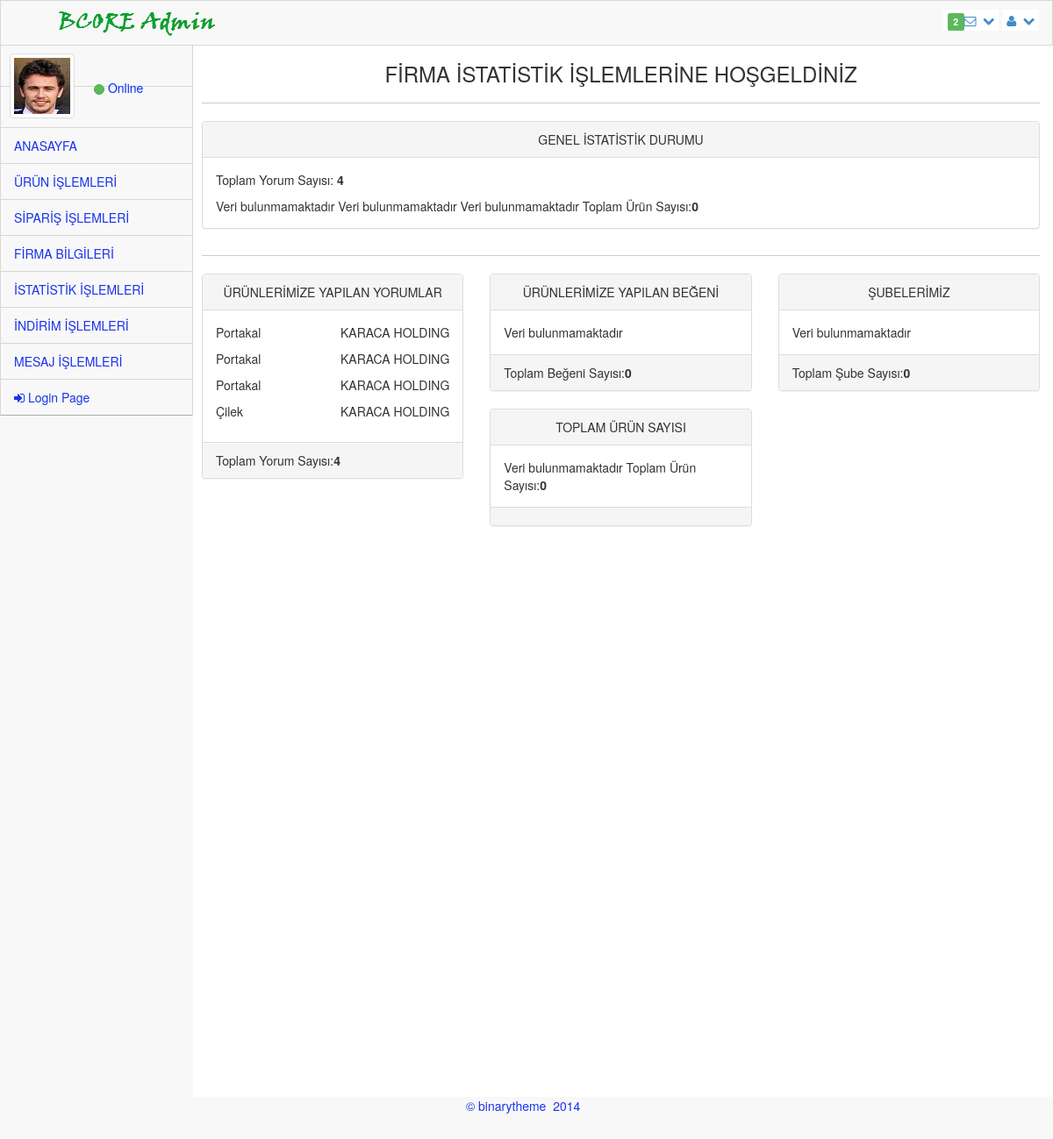
The page /admin_firma/firma_istatistik.php on the database its author committed.
### tables this page shows
CREATE TABLE `urun` (
  `urun_id` int(11) NOT NULL,
  `urun_firma` varchar(100) NOT NULL,
  `urun_isim` varchar(50) NOT NULL,
  `urun_kategori` varchar(50) NOT NULL,
  `urun_aciklama` varchar(2000) NOT NULL,
  `urun_tarif` varchar(2000) NOT NULL,
  `urun_fiyat` int(11) NOT NULL,
  `urun_resim` varchar(200) NOT NULL,
  `urun_stok` int(11) NOT NULL,
  `urun_favori` int(11) NOT NULL DEFAULT '0'
);

### admin_firma/firma_istatistik.php (the view, shortened to what this page needs)
<?php require_once("../baglan.php"); ?>
<!DOCTYPE html>
 <html lang="tr">
<head>
    <link rel="stylesheet" href="assets/plugins/bootstrap/css/bootstrap.css" />
    <link rel="stylesheet" href="assets/css/main.css" />
    <link rel="stylesheet" href="assets/css/theme.css" />
    <link rel="stylesheet" href="assets/css/MoneAdmin.css" />
    <link rel="stylesheet" href="assets/plugins/Font-Awesome/css/font-awesome.css" />
</head>
<body class="padTop53 " >
    <div id="wrap">
        <div id="top">
           <nav class="navbar navbar-inverse navbar-fixed-top " style="padding-top: 10px;">
                <header class="navbar-header">
                    <a href="index.php" class="navbar-brand"><img src="assets/img/logo.png" alt="" /></a>
                </header>
                 <ul class="nav navbar-top-links navbar-right">
                    <li class="dropdown">
                        <a class="dropdown-toggle" data-toggle="dropdown" href="#">
                            <span class="label label-success">2</span><i class="icon-envelope-alt"></i>&nbsp; <i class="icon-chevron-down"></i>
                        </a>
                    </li>
                    <li class="dropdown">
                        <a class="dropdown-toggle" data-toggle="dropdown" href="#">
                            <i class="icon-user "></i>&nbsp; <i class="icon-chevron-down "></i>
                        </a>
                    </li>
                </ul>
            </nav>
        </div>
       <div id="left" >
            <div class="media user-media well-small">
                <a class="user-link" href="#">
                    <img class="media-object img-thumbnail user-img" alt="User Picture" src="assets/img/user.gif" />
                </a>
                <br />
                <div class="media-body">
                    <h5 class="media-heading" style="font-weight: inherit; text-transform: capitalize; font-size: 16px;">
                    </h5>
                    <ul class="list-unstyled user-info">
                        <li>
                             <a class="btn btn-success btn-xs btn-circle" style="width: 10px;height: 12px;"></a> Online
                        </li>
                    </ul>
                </div>
                <br />
            </div>
            <ul id="menu" class="collapse">
                <li class="panel">
                    <a href="index.php" data-parent="#menu" data-toggle="collapse" class="accordion-toggle" data-target="#blank-nav">
                        ANASAYFA
                    </a>
                </li>
                <li class="panel">
                    <a href="firma_ürün.php" data-parent="#menu" data-toggle="collapse" class="accordion-toggle" data-target="#blank-nav1">
                        ÜRÜN İŞLEMLERİ
                    </a>
                </li>
                <li class="panel">
                    <a href="firma_siparis.php" data-parent="#menu" data-toggle="collapse" class="accordion-toggle" data-target="#blank-nav3">
                        SİPARİŞ İŞLEMLERİ
                    </a>
                </li>
                <li class="panel">
                    <a href="#" data-parent="#menu" data-toggle="collapse" class="accordion-toggle" data-target="#blank-nav4">
                        FİRMA BİLGİLERİ
                    </a>
                </li>
                <li class="panel">
                    <a href="firma_istatistik.php" data-parent="#menu" data-toggle="collapse" class="accordion-toggle" data-target="#blank-nav5">
                        İSTATİSTİK İŞLEMLERİ
                    </a>
                </li>
                <li class="panel">
                    <a href="firma_indirim.php" data-parent="#menu" data-toggle="collapse" class="accordion-toggle" data-target="#blank-nav7">
                        İNDİRİM İŞLEMLERİ
                    </a>
                </li>
                <li class="panel">
                    <a href="firma_mailbox.php" data-parent="#menu" data-toggle="collapse" class="accordion-toggle" data-target="#blank-nav8">
                        MESAJ İŞLEMLERİ
                    </a>
                </li>
                <li><a href="cikis.php"><i class="icon-signin"></i> Login Page </a></li>
             </ul>
        </div>
        <div id="content">
            <div class="inner" style="min-height:1200px;">
                <div class="row">
                    <div class="col-lg-12 text-center">
                        <h3>FİRMA İSTATİSTİK İŞLEMLERİNE HOŞGELDİNİZ</h3>
                    </div>
                </div>
                <hr />
                <div class="row">
                    <div class="col-lg-12 ">
                     	<div class="panel panel-default">
                            <div class="panel-heading text-center">
                                GENEL İSTATİSTİK DURUMU
                            </div>
                            <div class="panel-body">
                            <?php
                                $a=$db->prepare("SELECT yorum_urunid FROM yorum WHERE yorum_firmaid=0");
                                $a->execute();
                                    foreach($a as $row){
                                        $m=$row["yorum_urunid"];
                                        $veri = $db->prepare("SELECT * FROM urun where urun_id=?");
                                        $veri->execute(array($m));
                                        $x = $veri->fetchAll();
                                        $xx = $a->rowCount();
                            ?>
                            <?php
                            }
                            ?>
                            <p>Toplam Yorum Sayısı:<b> <?php echo $xx;?></b></p>
                            <?php
								$veri = $db->prepare("SELECT * FROM urun where urun_favori>? and urun_firma=? ");
								$veri->execute(array(0,$firma));
								$x = $veri->fetchAll();
								$xx = $veri->rowCount();
									if($xx){
										foreach($x as $b){
							?>
                            <p>Toplam Beğeni Sayısı:<b> <?php echo $xx;?></b></p>
                            <?php
							}
							}
                            else{
                                echo "Veri bulunmamaktadır";
                            }
                            ?>
                            <?php
								$veri = $db->prepare("SELECT * FROM sube where sube_yetkili=? ");
								$veri->execute(array($id));
								$x = $veri->fetchAll();
								$xx = $veri->rowCount();
									if($xx){
										foreach($x as $b){
							?>
                           <p>Toplam Şube Sayısı:<b> <?php echo $xx;?></b></p>
                            <?php
							}
							}
                            else{
                                echo "Veri bulunmamaktadır";
                            }
                            ?>
                            <?php
								$veri = $db->prepare("SELECT * FROM urun where urun_firma=? ");
								$veri->execute(array($firma));
								$x = $veri->fetchAll();
								$xx = $veri->rowCount();
									if($xx){
										foreach($x as $b){
							?>
							<?php
							}
							}
                            else{
                                echo "Veri bulunmamaktadır";
                            }
                            ?>
                        	Toplam Ürün Sayısı:<b><?php echo $xx;?></b>
                            </div>
                        </div>
                    </div>
                </div>
                <hr />
                <div class="row">
                    <div class="col-lg-4">
                        <div class="panel panel-default">
                            <div class="panel-heading text-center">
                                ÜRÜNLERİMİZE YAPILAN YORUMLAR
                            </div>
                            <div class="panel-body">
                            <?php
                                $a=$db->prepare("SELECT yorum_urunid FROM yorum WHERE yorum_firmaid=0");
                                $a->execute();
                                    foreach($a as $row){
                                        $m=$row["yorum_urunid"];
                                        $veri = $db->prepare("SELECT * FROM urun where urun_id=?");
                                        $veri->execute(array($m));
                                        $x = $veri->fetchAll();
                                        $xx = $a->rowCount();
                                            if($xx){
                                                foreach($x as $b){
                            ?>
                            <p style="float:right;"><?php echo $b["urun_firma"];?></p>
                            <p><?php echo $b["urun_isim"];?></p>
                            <?php
                            }
                            }
                            else{
                                echo "Veri bulunmamaktadır";
                            }
                            }
                            ?>
                            </div>
                            <div class="panel-footer">
                                Toplam Yorum Sayısı:<b><?php echo $xx;?></b>
                            </div>
                        </div>
                    </div>
                    <div class="col-lg-4">
                        <div class="panel panel-default">
                            <div class="panel-heading text-center">
                                ÜRÜNLERİMİZE YAPILAN BEĞENİ
                            </div>
                            <div class="panel-body">
                            <?php
								$veri = $db->prepare("SELECT * FROM urun where urun_favori>? and urun_firma=? ");
								$veri->execute(array(0,$firma));
								$x = $veri->fetchAll();
								$xx = $veri->rowCount();
									if($xx){
										foreach($x as $b){
							?>
                            <p><?php echo $b["urun_isim"];?></p>
                            <?php
							}
							}
                            else{
                                echo "Veri bulunmamaktadır";
                            }
                            ?>
                            </div>
                            <div class="panel-footer">
                                Toplam Beğeni Sayısı:<b><?php echo $xx;?></b>
                            </div>
                        </div>
                    </div>
                     <div class="col-lg-4">
                        <div class="panel panel-default">
                            <div class="panel-heading text-center">
                                ŞUBELERİMİZ
                            </div>
                            <div class="panel-body">
                            <?php
								$veri = $db->prepare("SELECT * FROM sube where sube_yetkili=? ");
								$veri->execute(array($id));
								$x = $veri->fetchAll();
								$xx = $veri->rowCount();
									if($xx){
										foreach($x as $b){
							?>
                            <p><?php echo $b["sube_isim"];?></p>
                            <?php
							}
							}
                            else{
                                echo "Veri bulunmamaktadır";
                            }
                            ?>
                            </div>
                            <div class="panel-footer">
                                Toplam Şube Sayısı:<b><?php echo $xx;?></b>
                            </div>
                        </div>
                    </div>
                    <div class="col-lg-4">
                        <div class="panel panel-default">
                            <div class="panel-heading text-center">
                                TOPLAM ÜRÜN SAYISI
                            </div>
                            <div class="panel-body">
                            <?php
								$veri = $db->prepare("SELECT * FROM urun where urun_firma=? ");
								$veri->execute(array($firma));
								$x = $veri->fetchAll();
								$xx = $veri->rowCount();
									if($xx){
										foreach($x as $b){
							?>
							<?php
							}
							}
                            else{
                                echo "Veri bulunmamaktadır";
                            }
                            ?>
                        	Toplam Ürün Sayısı:<b><?php echo $xx;?></b>
                            </div>
                            <div class="panel-footer">
                            </div>
                        </div>
                    </div>
                </div>
            </div>
    </div>
    <div id="footer">
        <p>&copy;  binarytheme &nbsp;2014 &nbsp;</p>
    </div>
</body>
</html>

### rows shown on the page
urun: urun_firma "KARACA HOLDING", urun_isim "Portakal"
urun: urun_firma "KARACA HOLDING", urun_isim "Çilek"

### other values the page prints
$xx "4"
$xx "0"
